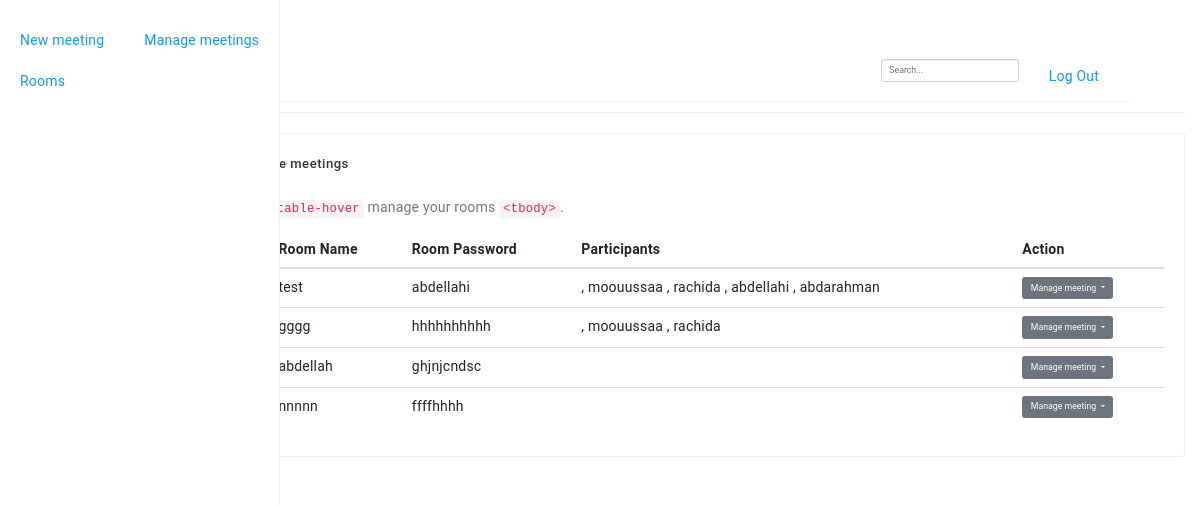
Page /manage-meetings (signed in) on the committed database.
### app.py (models this page shows)
class Meeting(db.Model):
    __tablename__ = 'meeting'
    id = db.Column(db.Integer, primary_key=True)
    meetingname = db.Column(db.String(25), unique=True)
    password = db.Column(db.String(80))
    active= db.Column(db.String(15))
    moderator_id = db.Column(db.Integer, db.ForeignKey('user.id'))
    guests = db.relationship("User", secondary="meeting_guests")

class User(UserMixin, db.Model):
    __tablename__ = 'user'
    id = db.Column(db.Integer, primary_key=True)
    username = db.Column(db.String(25), unique=True)
    email = db.Column(db.String(50), unique=True)
    password = db.Column(db.String(80))
    usertype = db.Column(db.String(15))
    meetings = db.relationship('Meeting', backref='moderator')
    rooms = db.relationship('Meeting', secondary="meeting_guests")

### app.py (the view)
@app.route('/manage-meetings', methods=['GET', 'POST'])
@login_required
def manage_meetings():
    return render_template('manage-meetings.html', name=current_user.username, meetings=current_user.meetings)

### app.py (called while the page is built)
@login_manager.user_loader
def load_user(user_id):
    return User.query.get(int(user_id))

### templates/manage-meetings.html (shortened to what this page needs)
{% extends "bootstrap/base.html" %}
{% block styles %}
{{super()}}
<link rel="stylesheet" href="{{url_for('.static', filename='dashboard.css')}}">
{% endblock %}
{% block content %}
{% include 'navbar.html' %}
<div class="container-fluid">
  <div class="row">
    {% include 'sidebar.html' %}
    <div class="col-sm-9 col-sm-offset-3 col-md-10 col-md-offset-2 main">
        <h1 class="page-header">Welcome, {{ name }}</h1>
        <div class="row">
          <div class="col-md-12">
              <div class="bgc-white bd bdrs-3 p-20">
              <h4 class="c-grey-900 mB-20">Manage meetings</h4>
              <p>Add <code class="highlighter-rouge">.table-hover</code> manage your rooms <code class="highlighter-rouge">&lt;tbody&gt;</code>.</p>
              <table class="table table-hover">
                  <thead>
                  <tr>
                      <th scope="col">#</th>
                      <th scope="col">Room Name</th>
                      <th scope="col">Room Password</th>
                      <th scope="col">Participants</th>
                      <th scope="col">Action</th>
                  </tr>
                  </thead>
                  <tbody>
                    {%for meeting in meetings%}
                  <tr>
                      <th scope="row">{{ meeting.id }}</th>
                      <td>{{ meeting.meetingname }}</td>
                      <td class="hidetext">{{ meeting.password }}</td>
                      <td>
                        {%for User in meeting.guests%}
                        , {{User.username}}
                        {% endfor %}
                      </td>
                      <td>
                          <div class="dropdown">
                          <button class="btn btn-secondary dropdown-toggle" type="button" id="dropdownMenuButton" data-toggle="dropdown" aria-haspopup="true" aria-expanded="false">
                          Manage meeting
                          </button>
                          </div>
                      </td>
                  </tr>
                  {% endfor %}
                  </tbody>
              </table>
              </div>
          </div>
      </div>
        </div>
      </div>
    </div>
{% endblock %}

### templates/navbar.html (shortened to what this page needs)
<link href="/static/assets/style.css" rel="stylesheet">
<nav class="header navbar">
    <div class="container-fluid">
      <div id="navbar" class="navbar-collapse collapse">
        <ul class="nav navbar-nav navbar-right">
          <li><a href="{{ url_for('logout') }}">Log Out</a></li>
        </ul>
        <form class="navbar-form navbar-right">
          <input type="text" class="form-control" placeholder="Search...">
        </form>
      </div>
    </div>
  </nav>

### templates/sidebar.html
<div class="sidebar">
    <ul class="nav nav-sidebar">
      <li>
        <a class="sidebar-link" href="/new-meeting">New meeting</a>
      </li>
      <li>
        <a class="sidebar-link" href="/manage-meetings">Manage meetings</a>
      </li>
      <li>
        <a class="sidebar-link" href="/rooms">Rooms</a>
      </li>
    </ul>
  </div>

### static/dashboard.css (style rules this page uses)
body { padding-top: 50px; }
.sidebar { display: none; }
@media (min-width: 768px) { .sidebar { position: fixed; top: 51px; bottom: 0; left: 0; z-index: 1000; display: block; padding: 20px; overflow-x: hidden; overflow-y: auto; background-color: #f5f5f5; border-right: 1px solid #eee; } }
.nav-sidebar { margin-right: -21px; margin-bottom: 20px; margin-left: -20px; }
.nav-sidebar > li > a { padding-right: 20px; padding-left: 20px; }
.main { padding: 20px; }
@media (min-width: 768px) { .main { padding-right: 40px; padding-left: 40px; } }
.main .page-header { margin-top: 0; }

### rows in the picture
Meeting: meetingname "test", password "abdellahi"
User: username "moouussaa"
User: username "rachida"
User: username "abdellahi"
User: username "abdarahman"
Meeting: meetingname "gggg", password "hhhhhhhhhh"
Meeting: meetingname "abdellah", password "ghjnjcndsc"
Meeting: meetingname "nnnnn", password "ffffhhhh"
